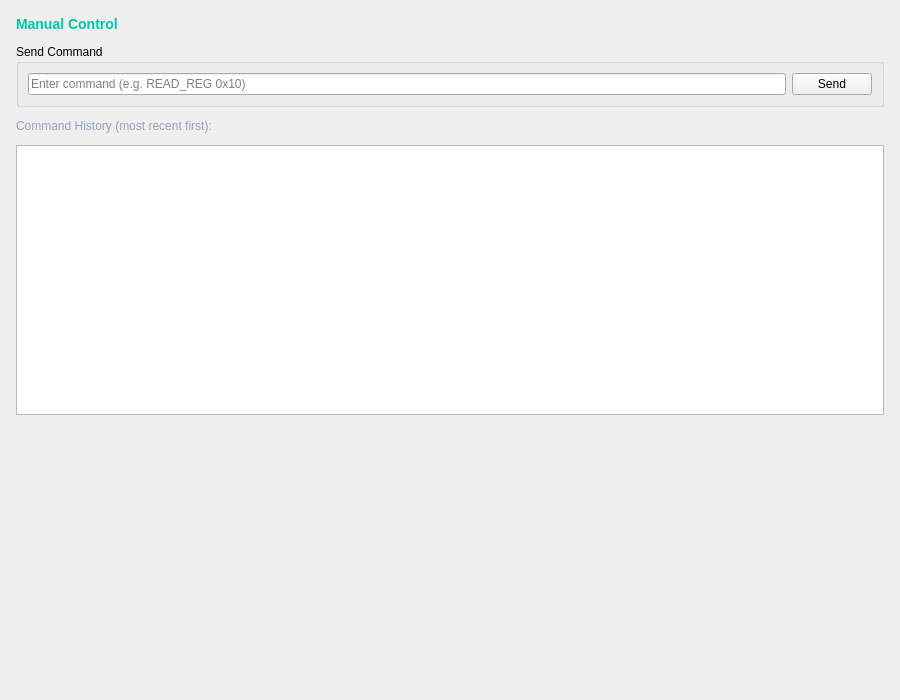
<?xml version="1.0" encoding="UTF-8"?>
<ui version="4.0">
 <class>ControlPanel</class>
 <widget class="QWidget" name="ControlPanel">
  <property name="geometry">
   <rect><x>0</x><y>0</y><width>900</width><height>700</height></rect>
  </property>
  <layout class="QVBoxLayout" name="outerLayout">
   <property name="leftMargin"><number>16</number></property>
   <property name="topMargin"><number>16</number></property>
   <property name="rightMargin"><number>16</number></property>
   <property name="bottomMargin"><number>16</number></property>
   <property name="spacing"><number>12</number></property>
   <item>
    <widget class="QLabel" name="headerLabel">
     <property name="text"><string>&lt;b&gt;Manual Control&lt;/b&gt;</string></property>
     <property name="styleSheet">
      <string>color:#00c6a7; font-size:14px;</string>
     </property>
    </widget>
   </item>
   <item>
    <widget class="QGroupBox" name="commandGroup">
     <property name="title"><string>Send Command</string></property>
     <layout class="QHBoxLayout" name="cmdRow">
      <item>
       <widget class="QLineEdit" name="commandEdit">
        <property name="placeholderText">
         <string>Enter command (e.g. READ_REG 0x10)</string>
        </property>
       </widget>
      </item>
      <item>
       <widget class="QPushButton" name="sendButton">
        <property name="objectName"><string>sendButton</string></property>
        <property name="text"><string>Send</string></property>
        <property name="maximumWidth"><number>90</number></property>
       </widget>
      </item>
     </layout>
    </widget>
   </item>
   <item>
    <widget class="QLabel" name="historyLabel">
     <property name="text"><string>Command History (most recent first):</string></property>
     <property name="styleSheet"><string>color:#94a3b8; font-size:12px;</string></property>
    </widget>
   </item>
   <item>
    <widget class="QListWidget" name="historyList"/>
   </item>
   <item>
    <spacer name="vSpacer">
     <property name="orientation"><enum>Qt::Vertical</enum></property>
     <property name="sizeHint" stdset="0">
      <size><width>20</width><height>20</height></size>
     </property>
    </spacer>
   </item>
  </layout>
 </widget>
 <resources/>
 <connections/>
</ui>
